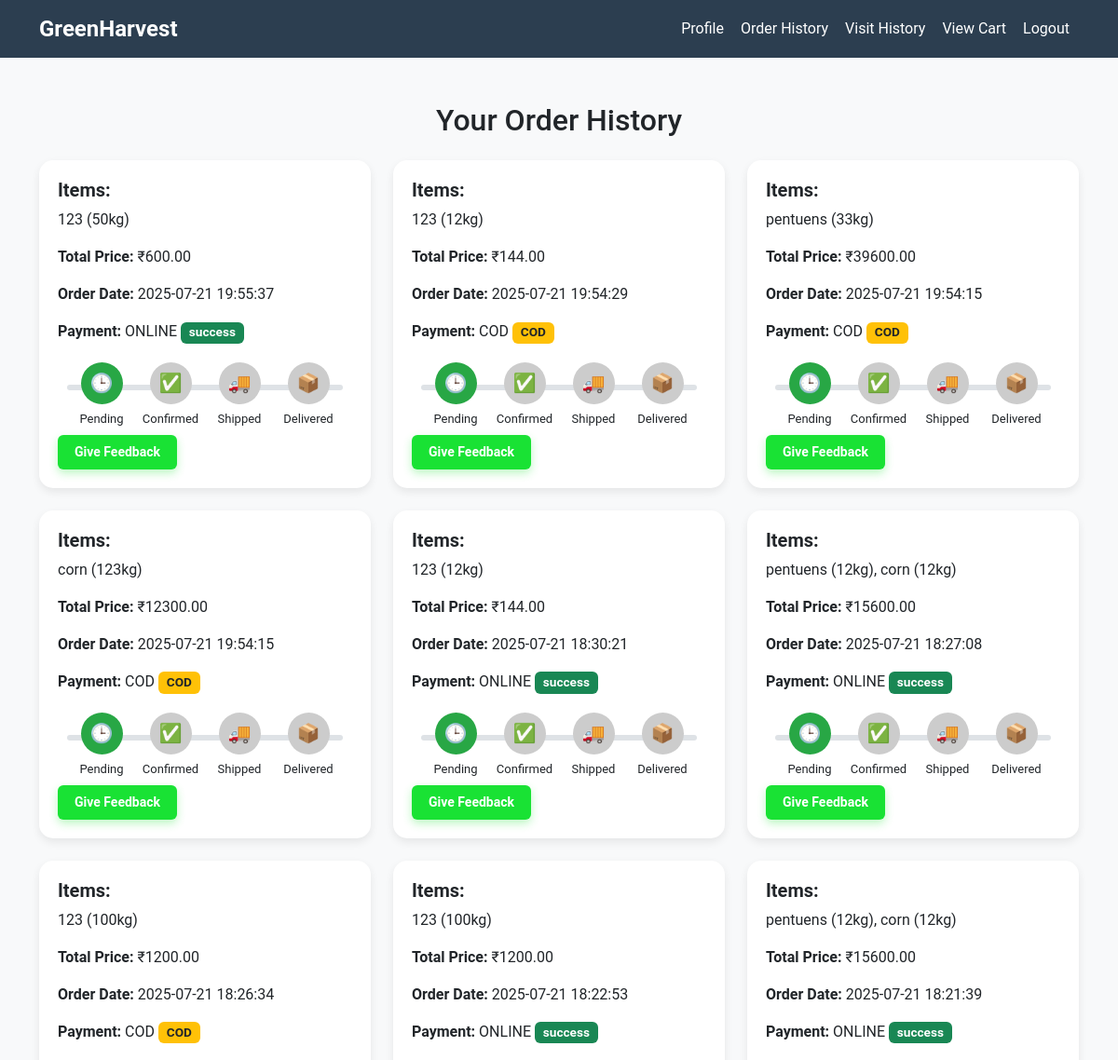
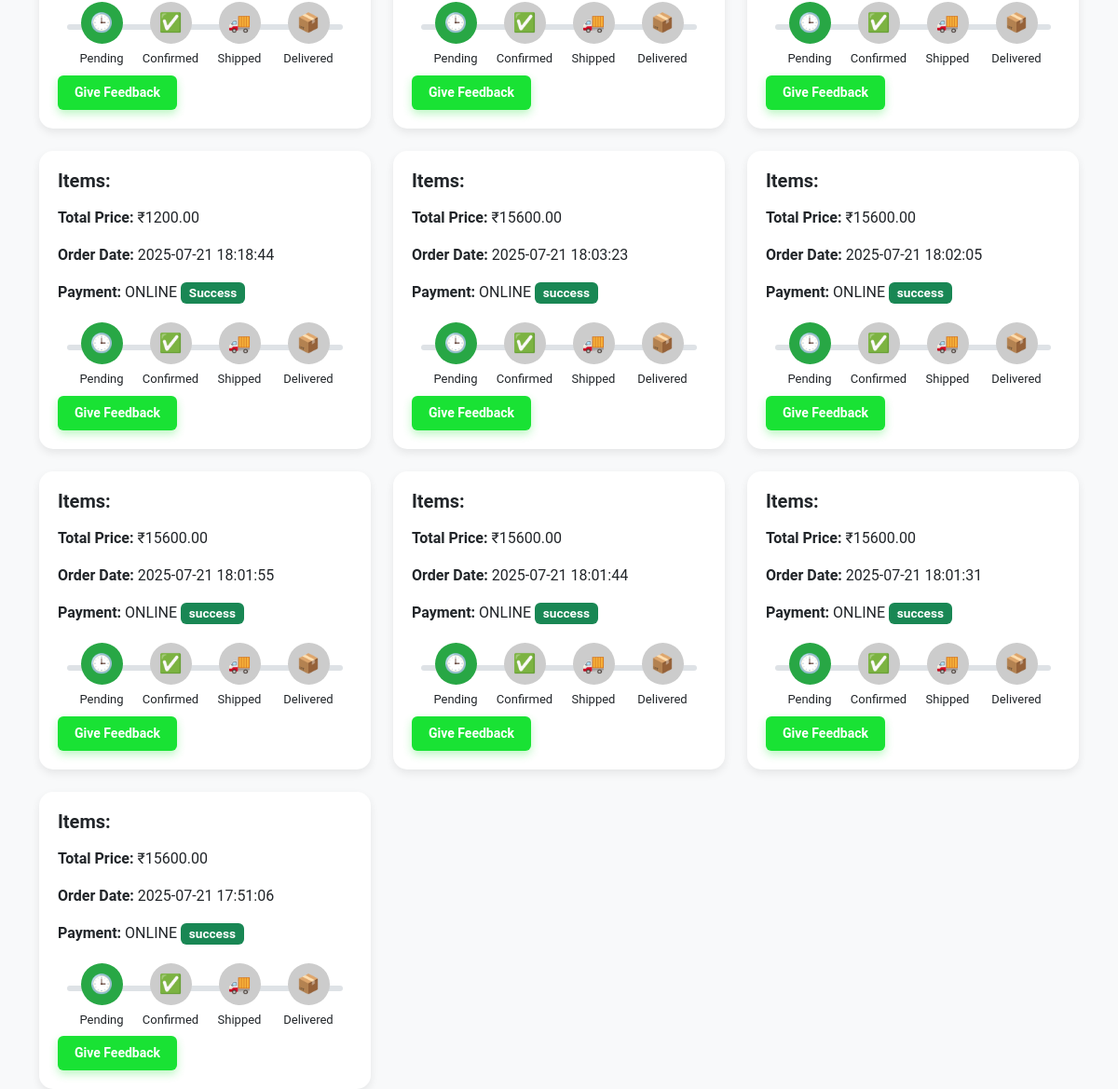
The app's page /order_history.php (signed in) with its own data (2 pictures, top to bottom).
### tables this page shows
CREATE TABLE `orders` (
  `id` int(11) NOT NULL,
  `customer_id` int(11) DEFAULT NULL,
  `crop_id` int(11) DEFAULT NULL,
  `quantity` int(11) DEFAULT NULL,
  `total_price` decimal(10,2) DEFAULT NULL,
  `status` enum('pending','confirmed','shipped','delivered') DEFAULT NULL,
  `order_date` datetime DEFAULT NULL,
  `advance_payment` decimal(10,2) DEFAULT NULL,
  `farmer_id` int(11) DEFAULT NULL,
  `payment_method` enum('cod','online') DEFAULT 'cod',
  `payment_id` varchar(100) DEFAULT NULL
);

### order_history.php (the view, shortened to what this page needs)
<?php
include 'config.php';
$customer_id = $_SESSION['customer_id'];
$stmt = $conn->prepare("
    SELECT
        o.id AS order_id,
        o.total_price,
        o.status,
        o.payment_method,
        o.order_date,
        f.rating,
        f.comment,
        f.farmer_id,
        p.status AS payment_status,
        COALESCE(
            -- Prefer multiple items if exist
            (
                SELECT GROUP_CONCAT(CONCAT(c2.name, ' (', oi2.quantity, 'kg)') SEPARATOR ', ')
                FROM order_items oi2
                JOIN crops c2 ON oi2.crop_id = c2.id
                WHERE oi2.order_id = o.id
            ),
            -- Else fallback to single crop from orders table
            CONCAT(c.name, ' (', o.quantity, 'kg)')
        ) AS items_summary
    FROM orders o
    LEFT JOIN crops c ON o.crop_id = c.id
    LEFT JOIN feedback f ON o.id = f.order_id
    LEFT JOIN payments p ON o.id = p.order_id
    WHERE o.customer_id = ?
    ORDER BY o.order_date DESC
");
$stmt->execute([$customer_id]);
$orders = $stmt->fetchAll(PDO::FETCH_ASSOC);
?>
<!DOCTYPE html>
<html lang="en">
<head>
    <link href="https://cdn.jsdelivr.net/npm/bootstrap@5.3.0/dist/css/bootstrap.min.css" rel="stylesheet">
</head>
<body>
<?php include "navbar.php"; ?>
<div class="container mt-5">
    <h2 class="text-center mb-4 text-dark">Your Order History</h2>
    <div class="row row-cols-1 row-cols-md-2 row-cols-lg-3 g-4">
        <?php foreach ($orders as $order): ?>
            <div class="col">
                <div class="order-card d-flex flex-column justify-content-between">
                    <div>
                        <h5 class="fw-bold">Items:</h5>
                         <p><?= htmlspecialchars($order['items_summary']); ?></p>
                        <p><strong>Total Price:</strong> ₹<?= $order['total_price']; ?></p>
                        <p><strong>Order Date:</strong> <?= $order['order_date']; ?></p>
                        <p><strong>Payment:</strong> <?= strtoupper($order['payment_method']); ?>
                            <?php if ($order['payment_method'] === 'online'): ?>
                                <?php if ($order['payment_status'] === 'success'): ?>
                                    <span class="badge bg-success">Success</span>
                                <?php elseif ($order['payment_status'] === 'failed'): ?>
                                    <span class="badge bg-success">success</span>
                                <?php else: ?>
                                    <span class="badge bg-success">success</span>
                                <?php endif; ?>
                            <?php else: ?>
                                <span class="badge bg-warning text-dark">COD</span>
                            <?php endif; ?>
                        </p>
                        <?php
                            $statuses = ['pending', 'confirmed', 'shipped', 'delivered'];
                            $currentIndex = array_search($order['status'], $statuses);
                        ?>
                        <div class="order-tracking-wrapper">
                            <div class="order-tracking">
                                <div class="step <?= $currentIndex >= 0 ? 'active' : '' ?>">
                                    <div class="icon">🕒</div>
                                    <small>Pending</small>
                                </div>
                                <div class="step <?= $currentIndex >= 1 ? 'active' : '' ?>">
                                    <div class="icon">✅</div>
                                    <small>Confirmed</small>
                                </div>
                                <div class="step <?= $currentIndex >= 2 ? 'active' : '' ?>">
                                    <div class="icon">🚚</div>
                                    <small>Shipped</small>
                                </div>
                                <div class="step <?= $currentIndex >= 3 ? 'active' : '' ?>">
                                    <div class="icon">📦</div>
                                    <small>Delivered</small>
                                </div>
                            </div>
                        </div>
                        <?php if (!empty($order['rating'])): ?>
                            <p class="mt-3"><strong>Your Rating:</strong>
                                <span class="star-display">
                                    <?= str_repeat("★", $order['rating']) . str_repeat("☆", 5 - $order['rating']); ?>
                                </span>
                            </p>
                        <?php else: ?>
                           <button class="btn btn-feedback btn-sm mt-2"
    data-bs-toggle="modal"
    data-bs-target="#feedbackModal"
    data-order-id="<?= $order['order_id']; ?>"
    data-crop-name="<?= htmlspecialchars($order['items_summary']); ?>">
    Give Feedback
</button>
                        <?php endif; ?>
                    </div>
                </div>
            </div>
        <?php endforeach; ?>
    </div>
</div>
</body>
</html>

### order_history.php (style rules this page uses)
body { font-family: 'Poppins', sans-serif; background-color: #f8f9fa; }
.order-card { background: #fff; padding: 20px; height: 100%; border-radius: 15px; box-shadow: 0 4px 10px rgba(0,0,0,0.08); transition: transform 0.3s ease; }
.badge { font-size: 0.85rem; }
.btn-feedback { background-color: #28a745; color: #fff; }
.order-tracking-wrapper { margin-top: 20px; padding: 0 10px; }
.order-tracking { position: relative; display: flex; justify-content: space-between; align-items: center; }
.order-tracking::before { content: ''; position: absolute; top: 24px; left: 0; right: 0; height: 6px; background-color: #dee2e6; border-radius: 10px; z-index: 0; }
.step { text-align: center; z-index: 2; flex: 1; position: relative; }
.step .icon { width: 45px; height: 45px; line-height: 45px; margin: 0 auto; border-radius: 50%; background-color: #ccc; color: white; font-size: 20px; }
.step.active .icon { background-color: #28a745; }
.step small { display: block; margin-top: 6px; font-size: 13px; }
.btn-feedback { background-color: rgba(25, 226, 52, 1); color: white; font-weight: bold; border: none; padding: 8px 18px; border-radius: 6px; position: relative; overflow: hidden; transition: all 0.4s ease; box-shadow: 0 4px 10px rgba(31, 230, 54, 0.3); }
.btn-feedback::before { content: ""; position: absolute; top: 0; left: -100%; width: 100%; height: 100%; background: linear-gradient(120deg, rgba(255,255,255,0.2), rgba(255,255,255,0)); transition: left 0.5s ease; }

### navbar.php (style rules this page uses)
body { background-color: #f8f9fa; font-family: 'Roboto', sans-serif; }

### records on screen
orders: items_summary "123 (50kg)", total_price "600.00", order_date "2025-07-21 19:55:37", payment_method "ONLINE", shows "success"
orders: items_summary "123 (12kg)", total_price "144.00", order_date "2025-07-21 19:54:29", payment_method "COD"
orders: items_summary "pentuens (33kg)", total_price "39600.00", order_date "2025-07-21 19:54:15", payment_method "COD"
orders: items_summary "corn (123kg)", total_price "12300.00", order_date "2025-07-21 19:54:15", payment_method "COD"
orders: items_summary "123 (12kg)", total_price "144.00", order_date "2025-07-21 18:30:21", payment_method "ONLINE", shows "success"
orders: items_summary "pentuens (12kg), corn (12kg)", total_price "15600.00", order_date "2025-07-21 18:27:08", payment_method "ONLINE", shows "success"
orders: items_summary "123 (100kg)", total_price "1200.00", order_date "2025-07-21 18:26:34", payment_method "COD"
orders: items_summary "123 (100kg)", total_price "1200.00", order_date "2025-07-21 18:22:53", payment_method "ONLINE", shows "success"
orders: items_summary "pentuens (12kg), corn (12kg)", total_price "15600.00", order_date "2025-07-21 18:21:39", payment_method "ONLINE", shows "success"
orders: total_price "1200.00", order_date "2025-07-21 18:18:44", payment_method "ONLINE", shows "Success"
orders: total_price "15600.00", order_date "2025-07-21 18:03:23", payment_method "ONLINE", shows "success"
orders: total_price "15600.00", order_date "2025-07-21 18:02:05", payment_method "ONLINE", shows "success"
orders: total_price "15600.00", order_date "2025-07-21 18:01:55", payment_method "ONLINE", shows "success"
orders: total_price "15600.00", order_date "2025-07-21 18:01:44", payment_method "ONLINE", shows "success"
orders: total_price "15600.00", order_date "2025-07-21 18:01:31", payment_method "ONLINE", shows "success"
orders: total_price "15600.00", order_date "2025-07-21 17:51:06", payment_method "ONLINE", shows "success"
